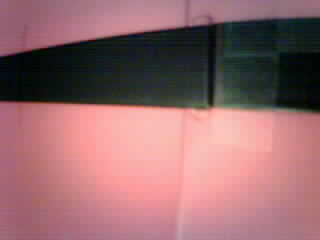
#> input picture frame 0 of IRdrive/data/ir_drive_nowhitecal.avi, 320 x 240 px
$ python opencv_offline_processing.py
#> lines starting #> are read from the running program, lines starting #| are printed output that depends on the picture; after the words box and inside, x2 and y2 are one past the last pixel; in counts of white or black regions, pixels touching at a corner belong together
import numpy as np
import cv2

# cap = cv2.VideoCapture('MARKfun\IRdrive\data\ir_drive_camcal.avi')
cap = cv2.VideoCapture('data\ir_drive_nowhitecal.avi')
out = cv2.VideoWriter('drive.avi',cv2.VideoWriter_fourcc(*'DIVX'), 15, (240,320))

blackThreshold = 60

while(cap.isOpened()):
    ret, frame = cap.read()
#> frame is the input picture: shape (240, 320, 3); mean B, G, R 108.9, 104.9, 149.4
    # print("ret "+str(ret)+" type "+str(type(frame)))
    if not ret or not isinstance(frame,np.ndarray):
        break
    frame = cv2.rotate(frame,cv2.ROTATE_90_CLOCKWISE)
#> frame: shape (320, 240, 3)
    h,w,_= frame.shape
#> h = 320; w = 240
    img2gray = cv2.cvtColor(frame,cv2.COLOR_BGR2GRAY)
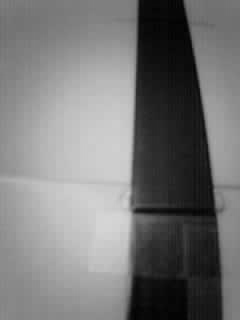
#> img2gray: shape (320, 240); min 1, max 213, mean 118.6
    # img = cv2.medianBlur(img2gray,5)
    # img = cv2.GaussianBlur(img2gray,(15,15),0)
    mmatch = np.zeros((h,256,3))
    # histogram of grey shades
    shades, bin_edges = np.histogram(img2gray, bins=np.arange(256),density=True)
#> shades = 255 values, max 0.0179 at index 127, min 0 at index 0, mean 0.00392; bin_edges = 256 values from 0 to 255
    shademax = shades.max()
#> shademax = 0.0179
    shades = 100 - shades * 100 / shademax;
#> shades = 255 values, max 100 at index 0, min 0 at index 127, mean 78.14
    # Count black pixels
    ret, mask = cv2.threshold(img2gray, blackThreshold, 255, cv2.THRESH_BINARY_INV)
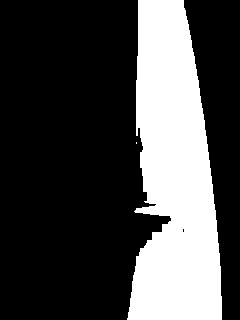
#> mask: shape (320, 240); 28.3% white; 2 white regions (1 under 20 px), largest, box (x1, y1, x2, y2) and area: (127, 0, 222, 320) 21744
#> ret = 60
    maskview = mask.sum(axis=0)
#> maskview = 240 values, max 81600 at index 171, min 0 at index 0, mean 23105.1
    masksum = mask.sum(axis=0)
#> masksum has the same summary as maskview
    # Matlab type position, get two thirds of maximum to bin
    masksum[masksum < masksum.max()*(2/3)] = 0
    ind = masksum > masksum.max()*(2/3)
    maskpossum = np.sum(np.arange(w)[ind])
#> maskpossum = 10571
    maskposnum = np.sum(np.ones(w)[ind])
#> maskposnum = 62
    maskposf = maskpossum/maskposnum
#> maskposf = 170.5
    # print("maskpos "+str(maskposf))
    masksum=319-(masksum/masksum.max())*100
#> masksum = 240 values, max 319 at index 0, min 219 at index 171, mean 295.4
    maskview=319-(maskview/maskview.max())*100
#> maskview = 240 values, max 319 at index 0, min 219 at index 171, mean 290.7
    # Draw overlay graphs
    pts = np.vstack((np.arange(w),masksum)).astype(np.int32).T
#> pts = 240 pairs, first value 0 to 239, second value 219 to 319
    ptsx = np.vstack((np.arange(w),maskview)).astype(np.int32).T
#> ptsx has the same summary as pts
    pts2 = np.vstack((np.arange(240),shades[0:240])).astype(np.int32).T
#> pts2 = 240 pairs, first value 0 to 239, second value 0 to 100
    cv2.polylines(mmatch, [ptsx], isClosed=False, color=(255,0,0))
    cv2.polylines(frame,  [pts], isClosed=False, color=(255,0,0))
    cv2.polylines(frame,  [pts2], isClosed=False, color=(0,256,0))
    cv2.polylines(mmatch, [pts2], isClosed=False, color=(0,256,0))
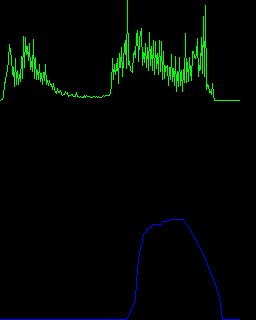
#> mmatch: shape (320, 256, 3) float64; mean of channels 0, 1, 2 1.2, 6.5, 0; drawn with min black and max white
    pts5 = np.vstack((np.array([blackThreshold,blackThreshold]),np.array([1,100]))).astype(np.int32).T
    cv2.polylines(mmatch, [pts5], isClosed=False, color=(255,0,0))
#> mmatch: shape (320, 256, 3) float64; 0.12% of pixels changed, all inside (x1, y1, x2, y2) = (60, 1, 61, 101)

    pts4 = np.vstack((np.array([w/2,w/2]),np.array([200,300]))).astype(np.int32).T
#> pts4 = [[120, 200], [120, 300]]
    cv2.polylines(frame, [pts4], isClosed=True, color=(0,256,0))
#> frame: shape (320, 240, 3); mean B, G, R 107.4, 109.4, 145.3

    if maskposnum != 0:
        maskpos=int(maskposf)
#> maskpos = 170
        pts3 = np.vstack((np.array([maskpos,maskpos]),np.array([200,300]))).astype(np.int32).T
#> pts3 = [[170, 200], [170, 300]]
        # cv2.polylines(mmatch, [pts3], isClosed=True, color=(0,256,0))
        cv2.polylines(frame, [pts3], isClosed=True, color=(256,256,0))
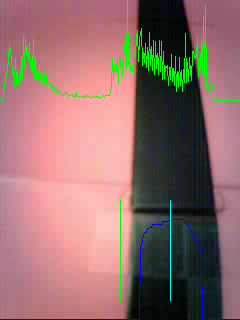
#> frame: shape (320, 240, 3); mean B, G, R 107.7, 109.7, 145.3

    # Try other thresholding
    img = cv2.GaussianBlur(img2gray,(13,13),0)
    maskam = cv2.adaptiveThreshold(img,255,cv2.ADAPTIVE_THRESH_MEAN_C,cv2.THRESH_BINARY_INV,11,2)
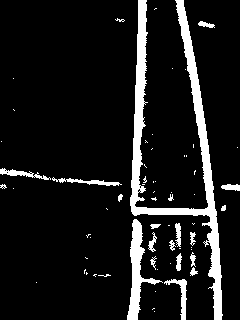
#> maskam: shape (320, 240); 10.2% white; 64 white regions (45 under 20 px), largest, box (x1, y1, x2, y2) and area: (130, 0, 223, 320) 5161, (127, 219, 163, 320) 1073, (164, 279, 187, 320) 269
    maskag = cv2.adaptiveThreshold(img,255,cv2.ADAPTIVE_THRESH_GAUSSIAN_C,cv2.THRESH_BINARY_INV,11,2)
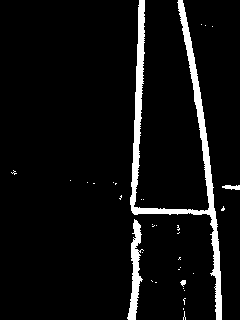
#> maskag: shape (320, 240); 6.2% white; 34 white regions (30 under 20 px), largest, box (x1, y1, x2, y2) and area: (130, 0, 222, 320) 3807, (127, 219, 144, 320) 732, (222, 185, 240, 190) 66, (180, 280, 186, 287) 26
    ret, masko = cv2.threshold(img, 0, 255, cv2.THRESH_BINARY + cv2.THRESH_OTSU)
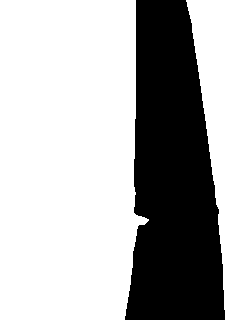
#> masko: shape (320, 240); 68.8% white; 1 black region, box (x1, y1, x2, y2) and area: (125, 0, 225, 320) 23930
#> ret = 95

    out.write(frame)

    cv2.imshow('frame',frame)
    cv2.imshow('mask',mask)
    cv2.imshow('adaptive mean',maskam)
    cv2.imshow('adaptive gaussian',maskag)
    cv2.imshow('otsu thresholding',masko)
    cv2.imshow('histo',mmatch)

    keyOut = cv2.waitKey(25) & 0xFF
#> (key q is pressed here)
    if keyOut == ord('q'):
        break
    if keyOut == ord('p'):
        # Wait p unpress
        while keyOut == ord('p'):
            keyOut = cv2.waitKey(25) & 0xFF
        while keyOut != ord('p'):
            keyOut = cv2.waitKey(25) & 0xFF


cap.release()
out.release()
cv2.destroyAllWindows()
